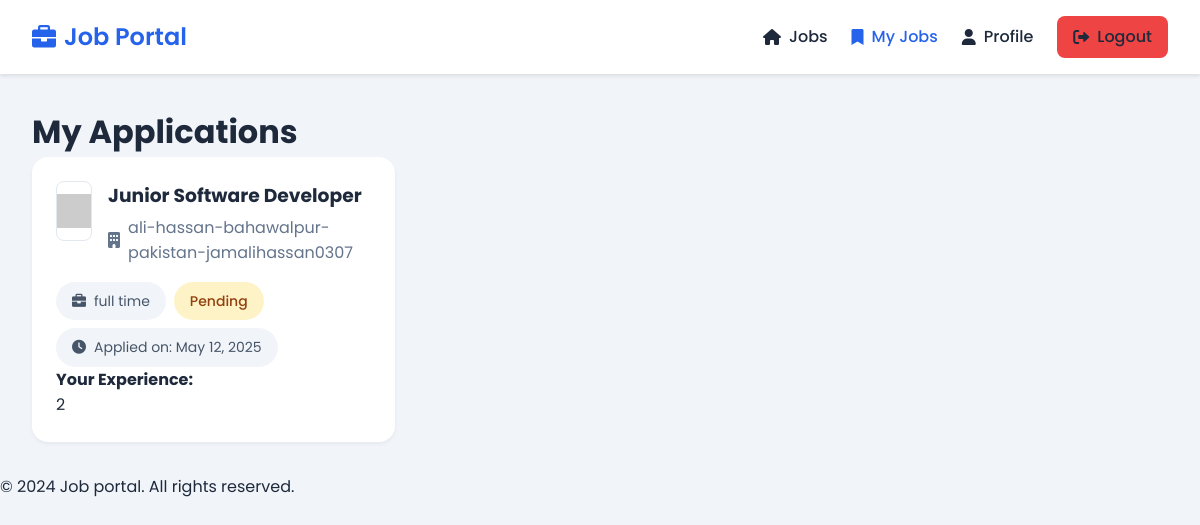
The page /my-jobs/ (signed in) on the database its author committed.
### myapp/models.py (models this page shows, shortened)
class Application(models.Model):
    STATUS_CHOICES = [
        ('pending', 'Pending'),
        ('accepted', 'Accepted'),
        ('rejected', 'Rejected'),
    ]
    job = models.ForeignKey(Job, on_delete=models.CASCADE)
    user = models.ForeignKey(User, on_delete=models.CASCADE)
    status = models.CharField(max_length=50, choices=STATUS_CHOICES, default='pending')
    experience = models.CharField(max_length=255)
    appliedAt = models.DateTimeField(auto_now_add=True)

class Job(models.Model):
    title = models.CharField(max_length=100)
    description = models.TextField()
    company = models.CharField(max_length=100)
    logo = models.TextField(null=True, blank=True)
    jobType = models.CharField(max_length=50)
    salary = models.DecimalField(max_digits=10, decimal_places=2)
    createdAt = models.BigIntegerField()
    user = models.ForeignKey(User, on_delete=models.CASCADE)

### myapp/views.py (the view)
# urls.py: path('my-jobs/', views.my_jobs, name='my_jobs'),
@login_required
def my_jobs(request):
    applications = Application.objects.filter(user=request.user).order_by('-appliedAt')
    return render(request, 'myjobs.html', {'applications': applications})

### templates/myjobs.html (shortened to what this page needs)
{% extends 'base.html' %}
{% block content %}
<div class="dashboard">
  <div class="main-content">
    <div class="page-header">
      <h1>My Applications</h1>
    </div>
    <div class="jobs-grid">
      {% for application in applications %}
      <div class="job-card">
        <div class="job-card-header">
          <div class="job-logo">
            <img src="{{ application.job.logo|default:'https://via.placeholder.com/60' }}"
                 alt="{{ application.job.company }}"
                 onerror="this.src='https://via.placeholder.com/60'">
          </div>
          <div class="job-title">
            <h3>{{ application.job.title }}</h3>
            <div class="job-company">
              <i class="fas fa-building"></i>
              {{ application.job.company }}
            </div>
          </div>
        </div>
        <div class="job-body">
          <div class="job-meta">
            <div class="job-tags">
              <span class="job-tag">
                <i class="fas fa-briefcase"></i>
                {{ application.job.jobType }}
              </span>
              <span class="application-status status-{{ application.status }}">
                {{ application.status|title }}
              </span>
              <span class="job-tag">
                <i class="fas fa-clock"></i>
                Applied on: {{ application.appliedAt|date:"M d, Y" }}
              </span>
            </div>
          </div>
          <div class="application-details">
            <h4>Your Experience:</h4>
            <p>{{ application.experience }}</p>
          </div>
        </div>
      </div>
      {% empty %}
      <div class="no-applications">
        <i class="fas fa-briefcase"></i>
        <h3>No Applications Yet</h3>
        <p>You haven't applied to any jobs yet.</p>
      </div>
      {% endfor %}
    </div>
  </div>
</div>
{% endblock %}

### static/css/styles.css (style rules this page uses)
* { margin: 0; padding: 0; box-sizing: border-box; font-family: "Poppins", sans-serif; }
:root { --primary-color: #2563eb; --secondary-color: #1e40af; --background-color: #f1f5f9; --text-color: #1e293b; --gray-light: #e2e8f0; --white: #ffffff; }
body { background-color: var(--background-color); color: var(--text-color); line-height: 1.6; }
.dashboard { display: flex; gap: 2rem; padding: 2rem; max-width: 1400px; margin: 0 auto; }
.main-content { flex: 1; }
.jobs-grid { display: grid; gap: 1.5rem; grid-template-columns: repeat(auto-fill, minmax(300px, 1fr)); }
.job-card { background: var(--white); border-radius: 1rem; padding: 1.5rem; box-shadow: 0 2px 4px rgba(0, 0, 0, 0.05); }
.job-card-header { display: flex; gap: 1rem; margin-bottom: 1rem; }
.job-logo { width: 60px; height: 60px; border-radius: 0.5rem; overflow: hidden; display: flex; align-items: center; justify-content: center; background: var(--white); border: 1px solid var(--gray-light); }
.job-logo img { width: 100%; height: 100%; object-fit: contain; }
.job-title h3 { margin-bottom: 0.25rem; color: var(--text-color); }
.job-company { color: #64748b; display: flex; align-items: center; gap: 0.5rem; }
.job-meta { margin-top: 1rem; }
.job-tags { display: flex; gap: 0.5rem; flex-wrap: wrap; }
.job-tag { background: #f1f5f9; color: #475569; padding: 0.5rem 1rem; border-radius: 2rem; font-size: 0.875rem; display: flex; align-items: center; gap: 0.5rem; }
.application-status { padding: 0.5rem 1rem; border-radius: 2rem; font-size: 0.875rem; font-weight: 500; }
.status-pending { background: #fef3c7; color: #92400e; }

### rows shown on the page
Application: job "Junior Software Developer", job.company "ali-hassan-bahawalpur-pakistan-jamalihassan0307", job.jobType "full time", status "Pending", appliedAt "May 12, 2025", experience "2"
